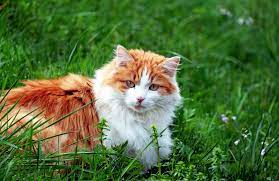
#> input picture download.jpg, 279 x 181 px
$ python gaussian_filtering.py
#> lines starting #> are read from the running program, lines starting #| are printed output that depends on the picture
import cv2
from matplotlib import pyplot as plt

img_path = "download.jpg"

img = cv2.imread(img_path)
#> img is the input picture: shape (181, 279, 3); mean B, G, R 58.6, 110.9, 83

blur_img = cv2.GaussianBlur(img, (9, 9), sigmaX=34, sigmaY=36)
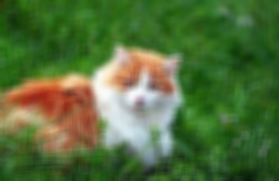
#> blur_img: shape (181, 279, 3); mean B, G, R 58.5, 110.9, 83

plt.subplot(121),plt.imshow(img)
plt.title('Input Image'), plt.xticks([]), plt.yticks([])
plt.subplot(122),plt.imshow(blur_img)
plt.title('Image after GF'), plt.xticks([]), plt.yticks([])
plt.show()
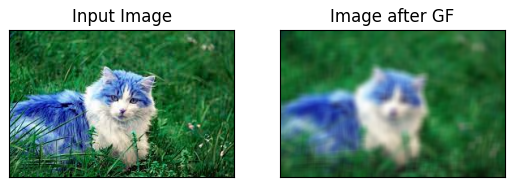
#> figure drawn by matplotlib, 2 panels; B, G, R data is drawn as R, G, B
